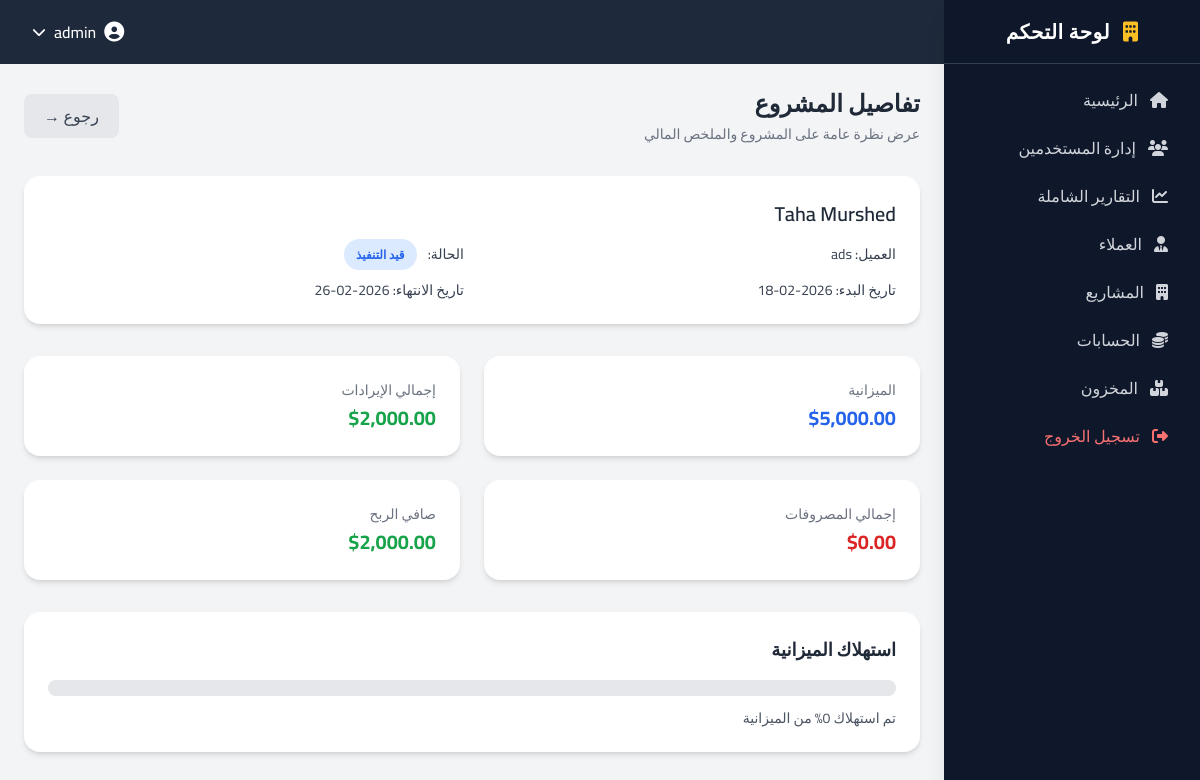
The app's page /modules/projects/view.php?id=1 (signed in) with its own data.
### tables this page shows
CREATE TABLE `projects` (
  `id` int NOT NULL,
  `name` varchar(150) NOT NULL,
  `client_id` int NOT NULL,
  `budget` decimal(15,2) DEFAULT '0.00',
  `start_date` date DEFAULT NULL,
  `end_date` date DEFAULT NULL,
  `status` enum('Pending','In Progress','Completed') DEFAULT 'Pending',
  `created_at` timestamp NULL DEFAULT CURRENT_TIMESTAMP
);

CREATE TABLE `clients` (
  `id` int NOT NULL,
  `name` varchar(100) NOT NULL,
  `phone` varchar(20) DEFAULT NULL,
  `email` varchar(100) DEFAULT NULL,
  `address` text,
  `created_at` timestamp NULL DEFAULT CURRENT_TIMESTAMP
);

### modules/projects/view.php (the view, shortened to what this page needs)
<?php
require_once '../../config/database.php';
$project_id = intval($_GET['id']);
$project_stmt = $conn->prepare("
    SELECT p.id, p.name, p.budget, p.start_date, p.end_date, p.status,
           c.name AS client_name
    FROM projects p
    JOIN clients c ON p.client_id = c.id
    WHERE p.id = ?
");
$project_stmt->bind_param("i", $project_id);
$project_stmt->execute();
$project_result = $project_stmt->get_result();
$project = $project_result->fetch_assoc();
$rev_stmt = $conn->prepare("
    SELECT IFNULL(SUM(amount),0) AS total
    FROM revenues
    WHERE project_id = ?
");
$rev_stmt->bind_param("i", $project_id);
$rev_stmt->execute();
$revenue = $rev_stmt->get_result()->fetch_assoc()['total'];
$exp_stmt = $conn->prepare("
    SELECT IFNULL(SUM(amount),0) AS total
    FROM expenses
    WHERE project_id = ?
");
$exp_stmt->bind_param("i", $project_id);
$exp_stmt->execute();
$expenses = $exp_stmt->get_result()->fetch_assoc()['total'];
$profit = $revenue - $expenses;
$progress = 0;
if ($project['budget'] > 0) {
    $progress = min(($expenses / $project['budget']) * 100, 100);
}
$status = strtolower(str_replace(' ', '-', $project['status']));
$statusClass = match($status) {
    'pending'      => 'bg-yellow-100 text-yellow-600',
    'in-progress'  => 'bg-blue-100 text-blue-600',
    'completed'    => 'bg-green-100 text-green-600',
    default        => 'bg-gray-100 text-gray-600'
};
$status_ar = match($status) {
    'pending'      => 'قيد الانتظار',
    'in-progress'  => 'قيد التنفيذ',
    'completed'    => 'مكتمل',
    default        => htmlspecialchars($project['status'])
};
include '../../includes/header.php';
include '../../includes/sidebar.php';
?>
<div class="lg:mr-64 p-6 min-h-screen bg-gray-100">
    <div class="flex flex-col md:flex-row md:items-center md:justify-between mb-8 gap-4">
        <div>
            <h1 class="text-2xl font-semibold text-gray-800">
                تفاصيل المشروع
            </h1>
            <p class="text-gray-500 text-sm mt-1">
                عرض نظرة عامة على المشروع والملخص المالي
            </p>
        </div>
        <a href="list.php"
           class="inline-flex items-center bg-gray-200 hover:bg-gray-300 text-gray-700 font-medium px-5 py-2.5 rounded-lg transition">
            رجوع &rarr;
        </a>
    </div>
    <div class="bg-white rounded-2xl shadow-md p-6 mb-8">
        <h2 class="text-xl font-semibold text-gray-800 mb-4">
            <?= htmlspecialchars($project['name']) ?>
        </h2>
        <div class="grid grid-cols-1 md:grid-cols-2 gap-4 text-sm text-gray-700">
            <div>
                <span class="font-medium">العميل:</span>
                <?= htmlspecialchars($project['client_name']) ?>
            </div>
            <div>
                <span class="font-medium">الحالة:</span>
                <span class="mr-2 px-3 py-1 rounded-full text-xs font-semibold <?= $statusClass ?>">
                    <?= $status_ar ?>
                </span>
            </div>
            <div>
                <span class="font-medium">تاريخ البدء:</span>
                <?= htmlspecialchars($project['start_date']) ?>
            </div>
            <div>
                <span class="font-medium">تاريخ الانتهاء:</span>
                <?= htmlspecialchars($project['end_date']) ?: '—' ?>
            </div>
        </div>
    </div>
    <div class="grid grid-cols-1 sm:grid-cols-2 xl:grid-cols-4 gap-6 mb-8">
        <div class="bg-white rounded-2xl shadow-md p-6">
            <p class="text-gray-500 text-sm">الميزانية</p>
            <h3 class="text-xl font-bold text-blue-600 mt-1">
                $<?= number_format($project['budget'], 2) ?>
            </h3>
        </div>
        <div class="bg-white rounded-2xl shadow-md p-6">
            <p class="text-gray-500 text-sm">إجمالي الإيرادات</p>
            <h3 class="text-xl font-bold text-green-600 mt-1">
                $<?= number_format($revenue, 2) ?>
            </h3>
        </div>
        <div class="bg-white rounded-2xl shadow-md p-6">
            <p class="text-gray-500 text-sm">إجمالي المصروفات</p>
            <h3 class="text-xl font-bold text-red-600 mt-1">
                $<?= number_format($expenses, 2) ?>
            </h3>
        </div>
        <div class="bg-white rounded-2xl shadow-md p-6">
            <p class="text-gray-500 text-sm">صافي الربح</p>
            <h3 class="text-xl font-bold <?= $profit >= 0 ? 'text-green-600' : 'text-red-600' ?> mt-1">
                $<?= number_format($profit, 2) ?>
            </h3>
        </div>
    </div>
    <div class="bg-white rounded-2xl shadow-md p-6">
        <h3 class="text-lg font-semibold text-gray-800 mb-4">
            استهلاك الميزانية
        </h3>
        <div class="w-full bg-gray-200 rounded-full h-4 overflow-hidden">
        </div>
        <p class="mt-3 text-sm text-gray-600">
            تم استهلاك <?= round($progress, 1) ?>% من الميزانية
        </p>
    </div>
</div>
<?php include '../../includes/footer.php'; ?>

### records on screen
projects: name "Taha Murshed", client.name "ads", status "قيد التنفيذ", start_date "2026-02-18", end_date "2026-02-26", budget "5,000.00"

### other values on screen
$_SESSION['username'] "admin"
$label "إدارة المستخدمين التقارير الشاملة العملاء المشاريع الحسابات المخزون"
$revenue "2,000.00"
$expenses "0.00"
$profit "2,000.00"
$progress "0"
